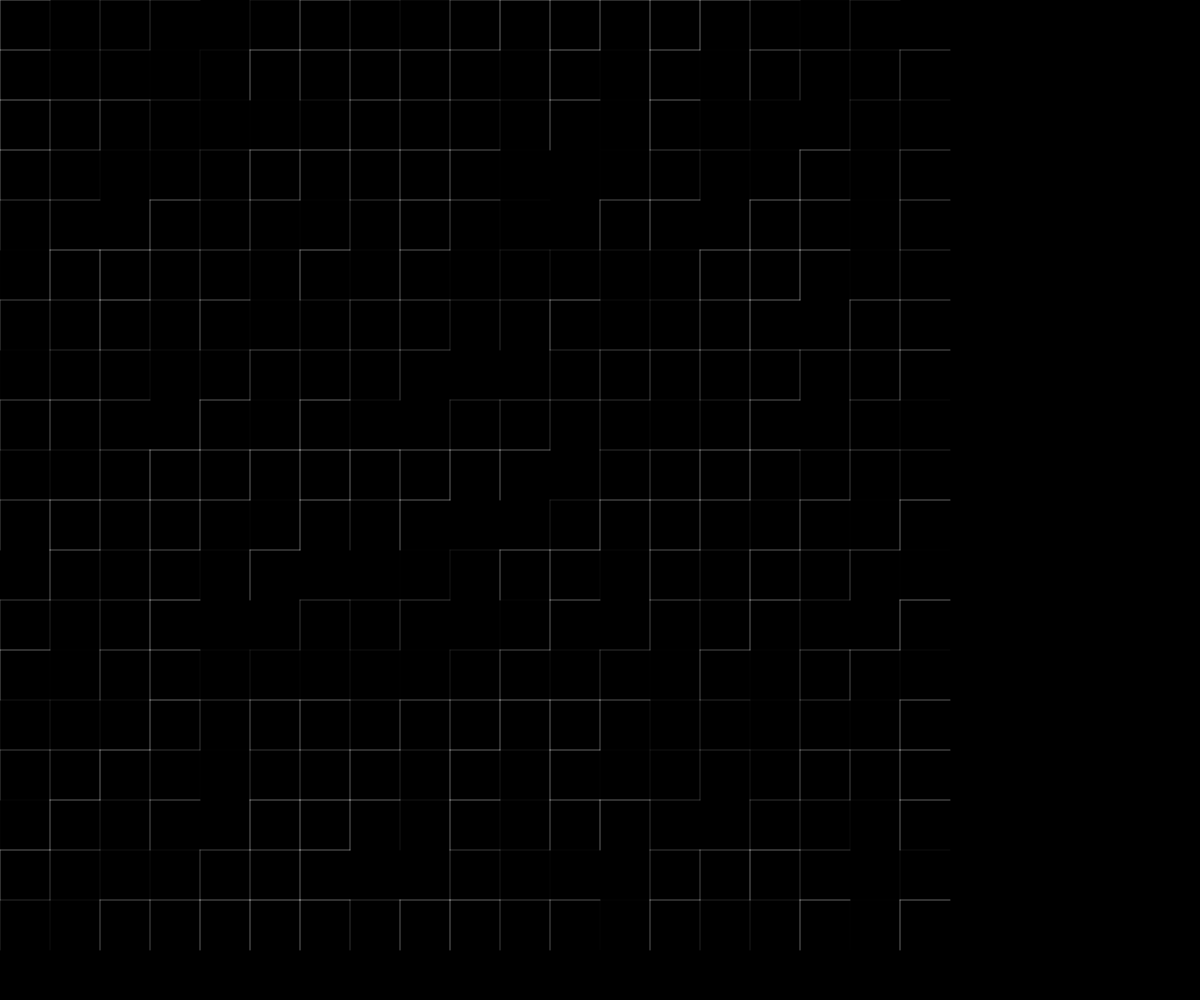
Frame 1 (no input)
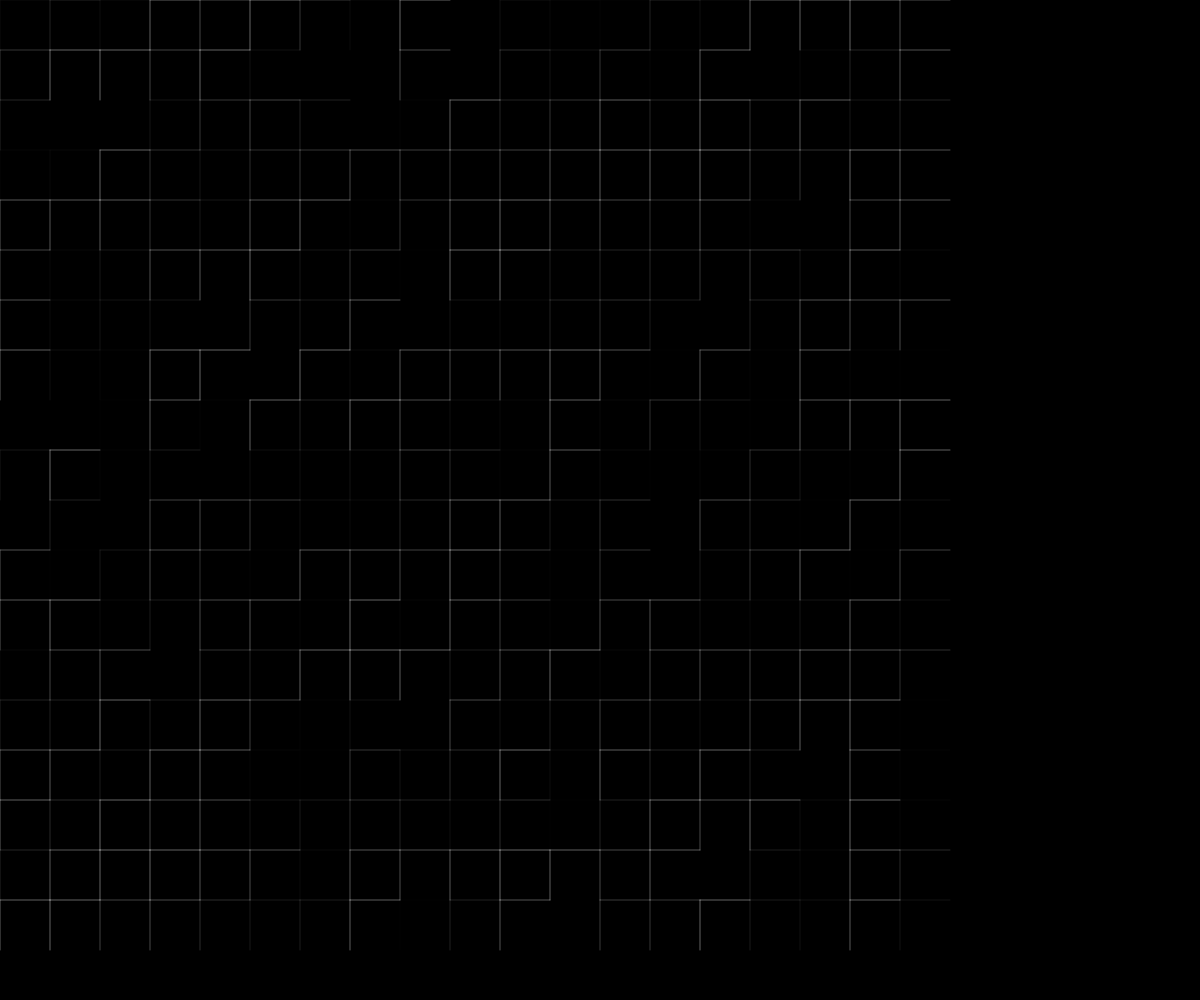
Frame 60 (no input)
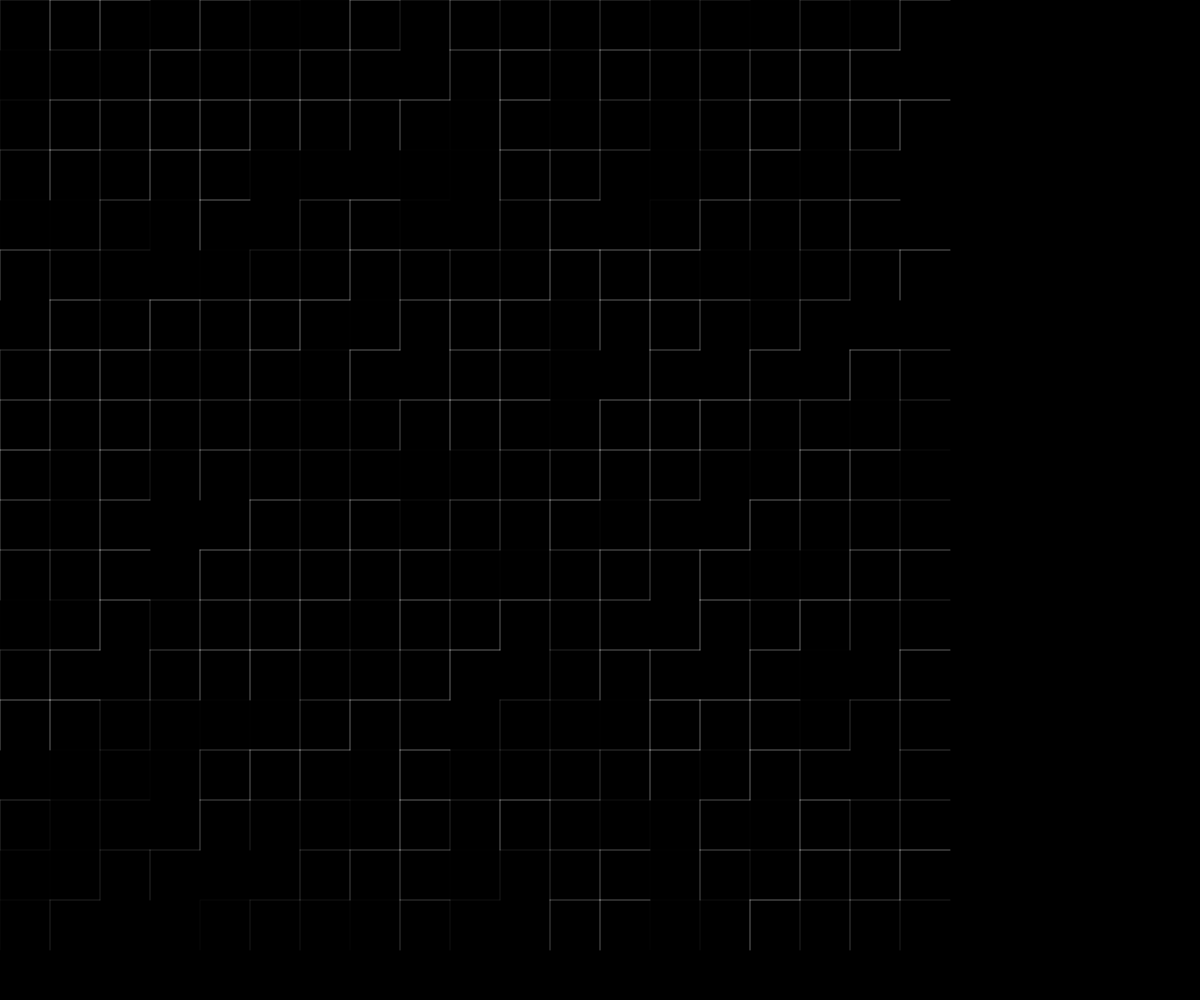
Frame 120 (the mouse pressed at the canvas centre since frame 60)

The p5.js sketch that drew these frames (run headless with seeded random() and noise() and a simulated clock; from frame 60 on, the mouse is pressed at the canvas centre):

// p5.js sketch
// ── sketch.js
let grid = [];
let gridSize = 20;
let cellSize;
let time = 0;
let breakTimer = 0;
let breakDuration = 100;
let isBreaking = false;

function setup() {
  createCanvas(windowWidth, windowHeight);
  cellSize = min(width, height) / gridSize;
  
  // Initialize grid points
  for (let i = 0; i < gridSize; i++) {
    grid[i] = [];
    for (let j = 0; j < gridSize; j++) {
      grid[i][j] = {
        x: i * cellSize,
        y: j * cellSize,
        intensity: random(0.5, 1),
        pulse: random(TWO_PI)
      };
    }
  }
}

function draw() {
  background(0);
  time += 0.02;
  
  // Break grid periodically
  breakTimer++;
  if (breakTimer > 300 && !isBreaking) {
    isBreaking = true;
    breakTimer = 0;
  } else if (breakTimer > breakDuration && isBreaking) {
    isBreaking = false;
    breakTimer = 0;
  }
  
  // Draw connections
  stroke(255, 255, 255, 100);
  strokeWeight(1);
  
  for (let i = 0; i < gridSize - 1; i++) {
    for (let j = 0; j < gridSize - 1; j++) {
      let p1 = grid[i][j];
      let p2 = grid[i+1][j];
      let p3 = grid[i][j+1];
      
      // Calculate pulse effect
      let pulse1 = sin(time + p1.pulse) * 0.5 + 0.5;
      let pulse2 = sin(time + p2.pulse) * 0.5 + 0.5;
      let pulse3 = sin(time + p3.pulse) * 0.5 + 0.5;
      
      // Apply breaking effect
      if (isBreaking) {
        let dist1 = dist(p1.x, p1.y, p2.x, p2.y);
        let dist2 = dist(p1.x, p1.y, p3.x, p3.y);
        
        if (random() > 0.7) {
          stroke(255, 0, 0, 200 * pulse1);
          line(p1.x, p1.y, p2.x, p2.y);
        } else {
          stroke(255, 255, 255, 50 * pulse1);
          line(p1.x, p1.y, p2.x, p2.y);
        }
        
        if (random() > 0.7) {
          stroke(255, 0, 0, 200 * pulse1);
          line(p1.x, p1.y, p3.x, p3.y);
        } else {
          stroke(255, 255, 255, 50 * pulse1);
          line(p1.x, p1.y, p3.x, p3.y);
        }
      } else {
        // Normal grid connection
        stroke(255, 255, 255, 100 * pulse1);
        line(p1.x, p1.y, p2.x, p2.y);
        line(p1.x, p1.y, p3.x, p3.y);
      }
    }
  }
  
  // Update points for pulsing effect
  for (let i = 0; i < gridSize; i++) {
    for (let j = 0; j < gridSize; j++) {
      grid[i][j].pulse += 0.05;
    }
  }
}

function windowResized() {
  resizeCanvas(windowWidth, windowHeight);
  cellSize = min(width, height) / gridSize;
}
